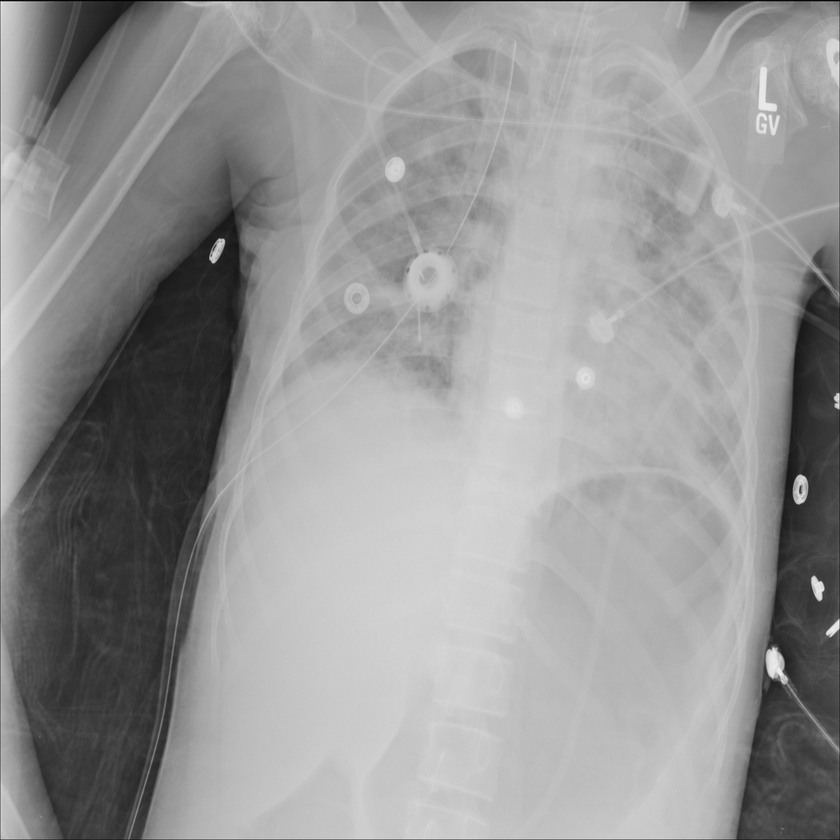
#> input picture 00006585_007.png, 840 x 840 px, shrunk from 1024 x 1024 before the run, found by its file name
$ jupyter execute --allow-errors OpenCV_basics1-7_review.ipynb   (shell and % lines are left out)
#> lines starting #> are read from the running program, lines starting #| are printed output that depends on the picture; after the words box and inside, x2 and y2 are one past the last pixel; in counts of white or black regions, pixels touching at a corner belong together
OpenCV 15thDec to 2ndJan

notebook runs <6sec

[cell 1]
import numpy as np
import matplotlib.pyplot as plt
import cv2 as cv

## SIMPLE IMAGE PROCESSING

Image Proceesing is a process to get useful information from an image. The OpenCV Library is often used for this. Identifying color changes or changes in pixel gradience or identifying contours in an image are some of the useful tools available in OpenCV.

Here I attempt to seprate foreground from the background of an image. Using OpenCV, image read in as arrays can be manipulated to get this useful information.

----

### COLOUR IMAGES

For coloured images this can be done by creating an image mask in HSV/HSL for a required range of hue values, for examplle lighter shade of green to darker shade of green, and then using bitwise_and to apply it on the BGR/RGB image. This is shown below.

[cell 2]
img1_bgr = cv.imread('/Users/anantgokhale/Downloads/RcVLq.jpg')
#> (the rest of this cell did not finish here and is left out)

#> (a cell that did not finish here is left out)

[cell 4]
lower_green = np.array([37, 0, 0])
upper_green = np.array([179, 255, 255])
#> (the rest of this cell did not finish here and is left out)

[cell 5]
print(' (1,1):img1_rgb \n (1,2):blur_rgb \n (2,1):img_hsv \n (2,2):mask')
#> (the rest of this cell did not finish here and is left out)

###### Thx to 'alkasm' for his answer on stackoverflow.com

Some noise present in the final image shown below, can be removed by using morphological operators- MORPH_OPEN and MORPH_CLOSE

#> (a cell that did not finish here is left out)

----

### GRAYSCALE IMAGES

- Thresholding can be used for distinguishing foreground from background. By selecting an optimal threshold value for image intensity, all pixel intensities below threshold are set to 'black' and all above this to 'white' or left at orignal intensity (THRESH_BINARY/THRESH_TOZERO).

- Suppose the image histogram is divided into foreground and background class. The between class variance obtained by calculating mean and variance of each class the histogram is divided into, is maximised so that the classes (two or more) are as distinct as possible. This distinction is  even useful for object detection.

- Also it can be shown mathematically maximising between class variance is equivalent to minimising within class variance. As calculations of between class variance is computatuonally less expensive than within class variance it is prefered. It is also preferd to use histogram equilisation to increase image contrast, before applying threshold for better participation of all image intensities.

[cell 7]
#Function gives optimal thresh output. Noboyuki Otsu's method is
#A nonparametric and unsupervised method of automatic threshold
#selection for picture segmentation.

def thresh_otsu_val (image, mask):
    '''Uses Otsu's Method to obtain optimal thresh value, but with added mask
    INPUTS: image is 3 or less channel, mask is array of {dim[:2] of image}
    OUTPUT: optimal threshold value(int/float)'''

    hist= cv.calcHist([image],[0],mask, [256],[0,256],accumulate=False)

    hist_norm = hist.ravel()/hist.sum() #hist_norm is the probability of each of the 256 intensities
    Q = hist_norm.cumsum()
    bins = np.arange(256)

    fn_min = np.inf
    thresh = -1


    for i in range(1,256):
        p1,p2 = np.hsplit(hist_norm, [i]) # probabilities
        q1, q2 = Q[i], Q[255] - Q[i] # cummulative sum of classes
        if q1 < 1.e-6 or q2 < 1.e-6:
           continue

        b1, b2 = np.hsplit(bins,[i]) # weights

        #finding means and variances
        m1 ,m2 = np.sum(p1*b1)/q1, np.sum(p2*b2)/q2
        v1,v2 = np.sum(((b1-m1)**2)*p1)/q1, np.sum(((b2-m2)**2)*p2)/q2

        #calculates the minimisation function
        fn = v1*q1 + v2*q2
        if fn < fn_min:
            fn_min = fn
            thresh = i
    # [5 lines of commented-out code are left out]
    return thresh

[cell 8]
def display_img(img,title):
    fig = plt.figure(figsize=(12,10))
    ax = fig.add_subplot(111, title=title)
    ax.imshow(img,'gray')

[cell 9]
img = cv.imread('/Users/anantgokhale/images/00006585_007.png', 0)
#> img is the input picture: shape (840, 840); min 2, max 246, mean 150.3
equalise_img = cv.equalizeHist(img)
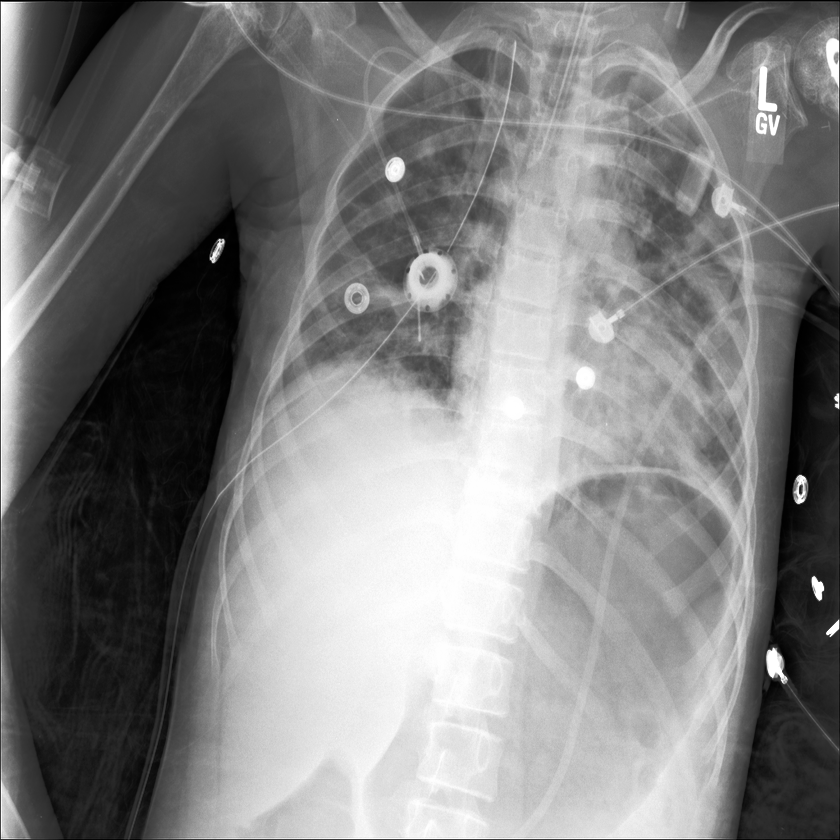
#> equalise_img: shape (840, 840); min 0, max 255, mean 128.6
blur_img = cv.GaussianBlur(equalise_img, (5,5),0)

[cell 10]
display_img(img,'XRAY IMAGE')
display_img(equalise_img, 'EQUALISED XRAY IMAGE')
display_img(blur_img,'BLUR OF EQUALISED IMAGE')

[cell 11]
mask = cv.inRange(src=equalise_img, lowerb=40, upperb=255)
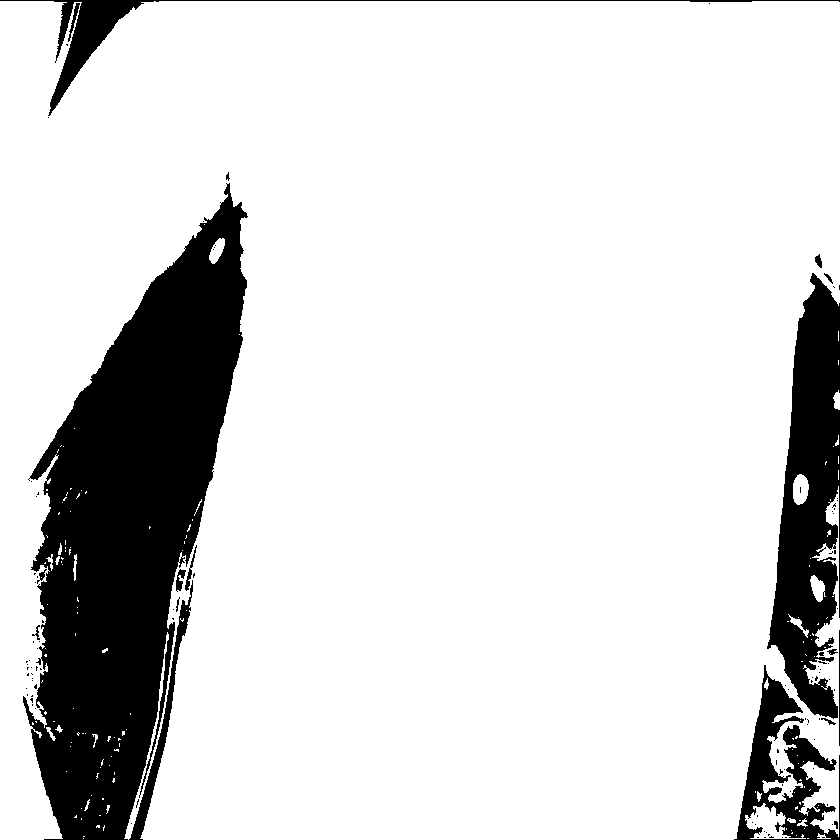
#> mask: shape (840, 840); 84.5% white; 111 black regions (93 under 20 px), largest, box (x1, y1, x2, y2) and area: (23, 183, 248, 840) 75777, (767, 273, 840, 719) 19169, (734, 665, 840, 840) 6999
blur_mask = cv.inRange(src=blur_img, lowerb=40, upperb= 255)
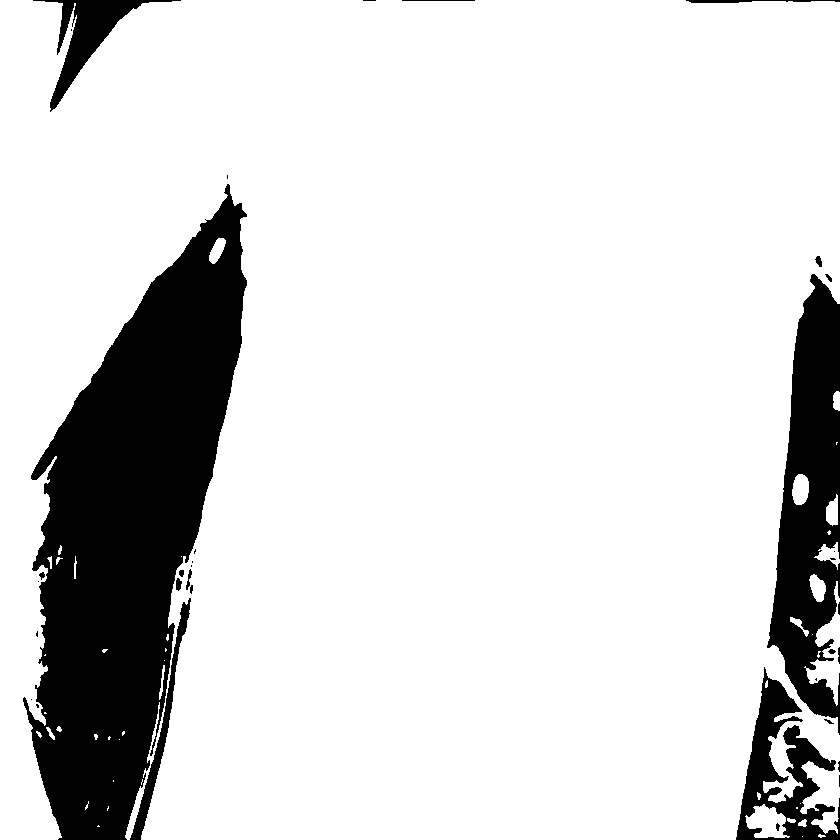
#> blur_mask: shape (840, 840); 84.5% white; 34 black regions (15 under 20 px), largest, box (x1, y1, x2, y2) and area: (23, 184, 247, 840) 76342, (767, 274, 840, 735) 19497, (736, 667, 840, 840) 7090

th1_val = thresh_otsu_val(equalise_img,mask)
#> in thresh_otsu_val, `hist= cv.calcHist([image],[0],mask, [256],[0,256],accumulate=False)`: hist = 256 values, max 11199 at index 194, min 0 at index 0, mean 2330.1
#> in thresh_otsu_val, `hist_norm = hist.ravel()/hist.sum()`: hist_norm = 256 values, max 0.0188 at index 194, min 0 at index 0, mean 0.00391
#> in thresh_otsu_val, `Q = hist_norm.cumsum()`: Q = 256 values from 0 to 1
#> the loop in thresh_otsu_val, `for i in range(1,256):` made 255 passes
#> (q1, q2, m1, m2, v1, v2, fn, fn_min) on passes 40 to 50: (0.00324, 0.997, 0, 148.9, 0, 3928.2, 3915.5, 3915.5), (0.00931, 0.991, 13.91, 149.7, 236.7, 3914.3, 3880.1, 3880.1), (0.0121, 0.988, 31.3, 149.9, 67.49, 3852.8, 3807, 3807), (0.017, 0.983, 29.11, 150.5, 100.2, 3839.7, 3776.1, 3776.1), (0.0232, 0.977, 30.49, 151.3, 90.62, 3806.5, 3720.3, 3720.3), (0.0267, 0.973, 36.64, 151.5, 28.67, 3747.6, 3648.2, 3648.2), (0.0317, 0.968, 35.85, 152.2, 40.26, 3726.2, 3609.3, 3609.3), (0.0374, 0.963, 36.55, 152.8, 39.74, 3690.4, 3553.9, 3553.9), (0.0415, 0.959, 39.44, 153.2, 21.11, 3639.9, 3489.8, 3489.8), (0.0457, 0.954, 40.01, 153.7, 21.06, 3609.6, 3445.6, 3445.6), (0.05, 0.95, 40.73, 154.1, 20.6, 3577.3, 3399.4, 3399.4)
#> (q1, q2) on passes 17 to 22: (0, 1), (0, 1), (0, 1), (0, 1), (0, 1), (0, 1)
#> after the loop in thresh_otsu_val, `for i in range(1,256):`: fn_min = 973.3; thresh = 147
#> th1_val = 147
th2_val = thresh_otsu_val(blur_img,blur_mask)
#> the loop in thresh_otsu_val (call 2), `for i in range(1,256):` made 255 passes
#> (q1, q2, m1, m2, v1, v2, fn, fn_min) on passes 40 to 41: (0.00513, 0.995, 0, 149.3, 0, 3869.2, 3849.4, 3849.4), (0.0102, 0.99, 20.17, 149.9, 198.3, 3827.6, 3790.7, 3790.7)

print(' The Threshold values are: \n th1_val\t{} \n th2_val\t{}'.format(th1_val,th2_val))
#|  The Threshold values are:
#|  th1_val	147
#|  th2_val	148

[cell 12]
plt.subplot(1,2,1, title='Mask'), plt.imshow(mask, 'gray')
plt.subplot(1,2,2, title='Gaussian Blur Mask'), plt.imshow(blur_mask, 'gray')
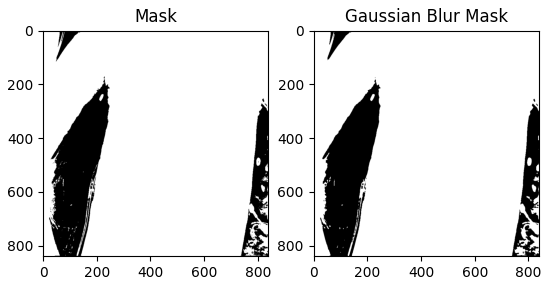
#> figure drawn by matplotlib, 2 panels

The mask removes the effect of low intensity pixels during creation of foreground and background classes while computing th1_val and th2_val.

[cell 13]
ret1,thresh1 = cv.threshold(src=equalise_img,thresh=th1_val,maxval=255,type=cv.THRESH_TOZERO)
ret2,thresh2 = cv.threshold(src=blur_img,thresh=th2_val,maxval=255,type=cv.THRESH_TOZERO)
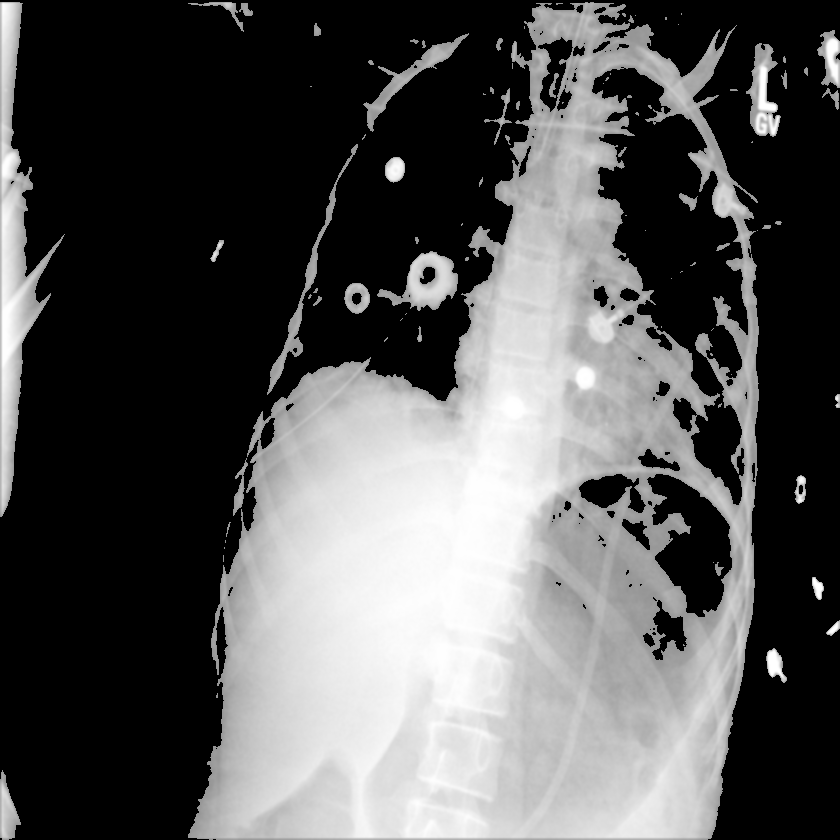
#> thresh2: shape (840, 840); min 0, max 255, mean 86.1

[cell 14]
print(' (1,1)thresh1\n (1,2)thresh2')
plt.subplot(1,2,1, title='Eq+mask+otsu+tozero'), plt.imshow(thresh1,'gray')
plt.subplot(1,2,2, title = 'Eq+blur+blur_mask+otsu+tozero'), plt.imshow(thresh2, 'gray')

The white patch in lower right lobe is clearly visible. The folowing image 00006585_007.png is from NIH Xray dataset. The diseased person suffers from Atelectasis

[cell 15]
canny1 = cv.Canny(thresh1,125,175)
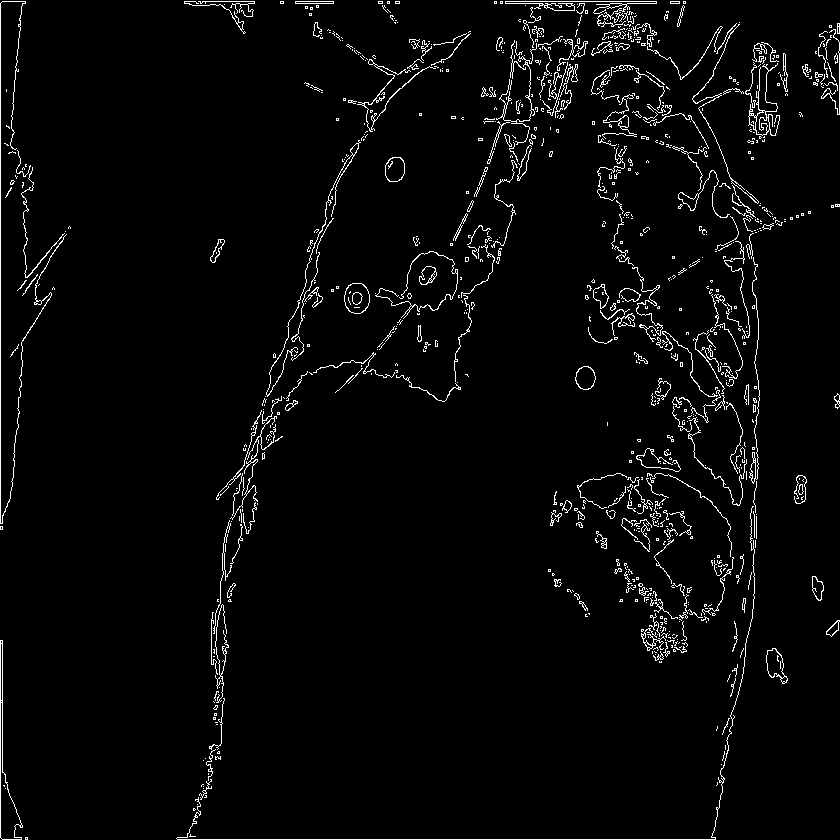
#> canny1: shape (840, 840); 3.1% white in thin lines or dots
canny2 = cv.Canny(thresh2,125,175)
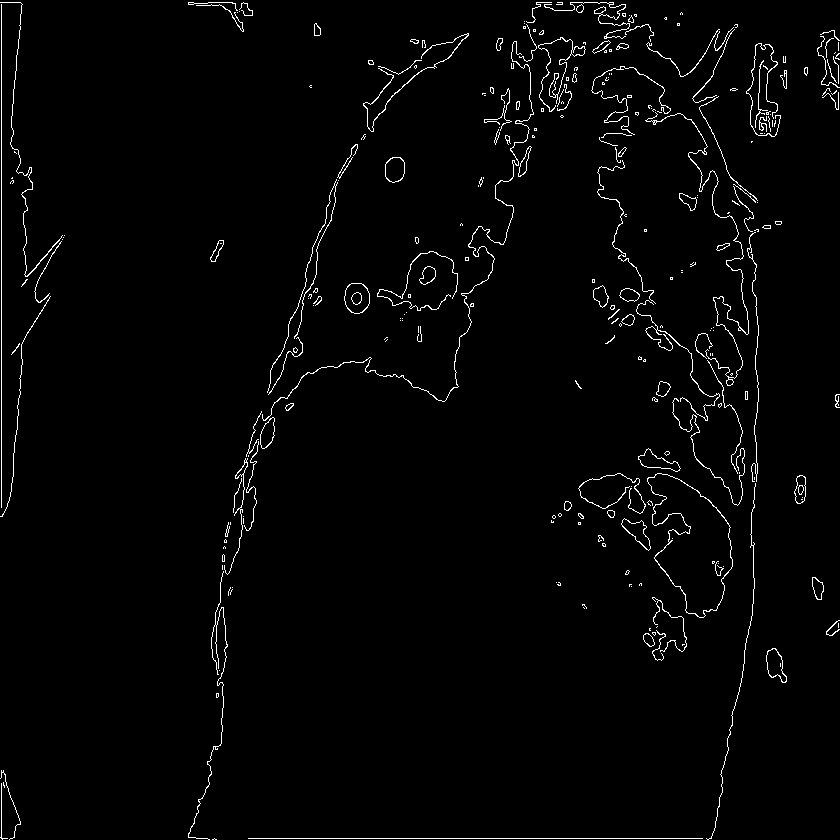
#> canny2: shape (840, 840); 2% white in thin lines or dots

[cell 16]
plt.subplot(1,2,1, title='Canny1'), plt.imshow(canny1, 'gray')
plt.subplot(1,2,2, title='Canny2'), plt.imshow(canny2, 'gray')
